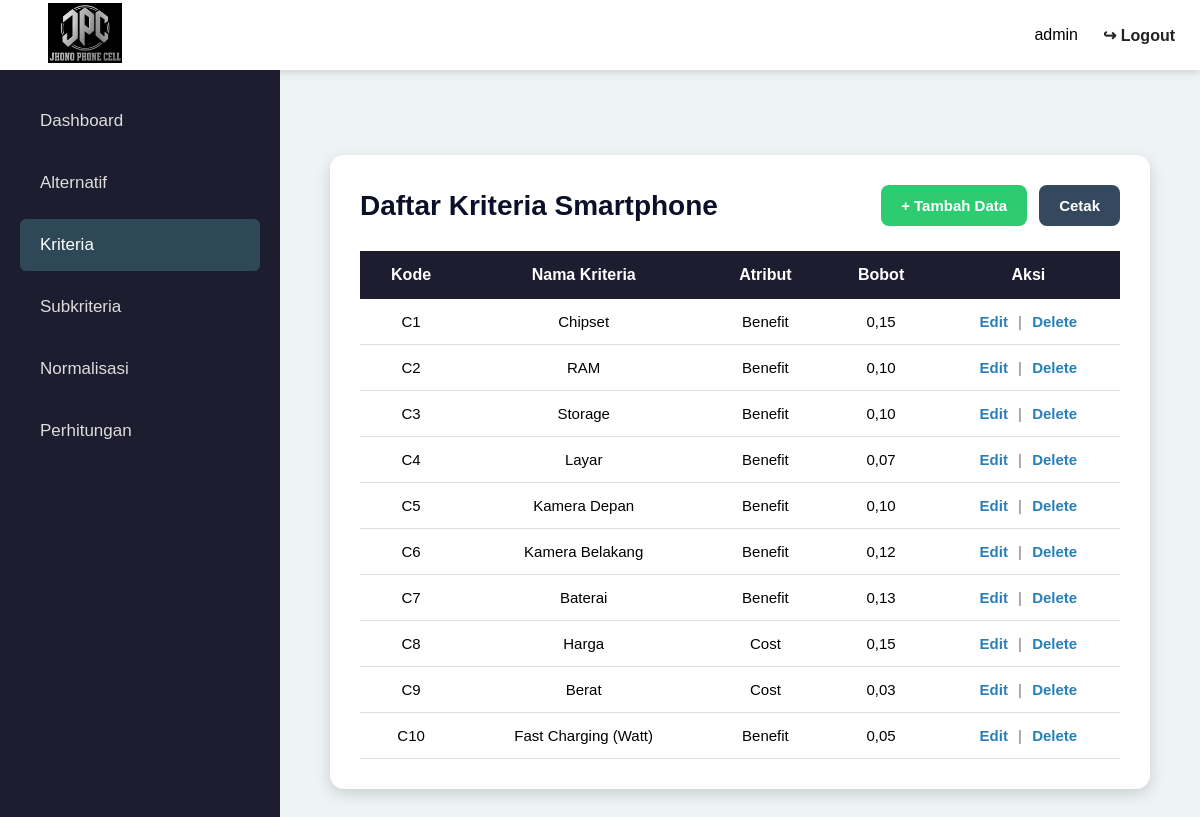
Screenshot of /kriteria.php (signed in) with the database file from the repository.
### tables this page shows
CREATE TABLE `kriteria` (
  `id_kriteria` int(11) NOT NULL,
  `kode_kriteria` varchar(10) DEFAULT NULL,
  `nama_kriteria` varchar(100) DEFAULT NULL,
  `atribut` varchar(20) DEFAULT NULL,
  `bobot` decimal(5,2) NOT NULL
);

### kriteria.php (the view, shortened to what this page needs)
<?php
include "koneksi.php";
$conn = new mysqli($host, $user, $pass, $db);
$result = $conn->query("SELECT * FROM kriteria ORDER BY id_kriteria ASC");
function formatBobot($bobot) {
    return number_format((float)$bobot, 2, ',', '');
}
?>
<!DOCTYPE html>
<html lang="id">
<head>
    <link rel="stylesheet" href="dashboard.css">
</head>
<body>
<div class="topbar">
    <div class="logo">
        <img src="logo1.jpeg" alt="Logo">
    </div>
    <div class="user-info">
        <span><?php echo $_SESSION['username']; ?></span>
        <a href="logout.php">↪ Logout</a>
    </div>
</div>
<div class="container">
    <div class="sidebar">
        <a href="index.php">Dashboard</a>
        <a href="alternatif.php">Alternatif</a>
        <a class="active" href="kriteria.php">Kriteria</a>
        <a href="subkriteria.php">Subkriteria</a>
        <a href="normalisasi.php">Normalisasi</a>
        <a href="perhitungan.php">Perhitungan</a>
    </div>
    <div class="content">
        <div class="table-box">
            <div class="table-header">
                <h2>Daftar Kriteria Smartphone</h2>
                <div class="table-action">
                    <a href="kriteria_tambah.php" class="btn-add">
                        + Tambah Data
                    </a>
                    <a href="cetak_kriteria.php" target="_blank" class="btn-print">
                        Cetak
                    </a>
                </div>
            </div>
            <table>
                <thead>
                    <tr>
                        <th>Kode</th>
                        <th>Nama Kriteria</th>
                        <th>Atribut</th>
                        <th>Bobot</th>
                        <th>Aksi</th>
                    </tr>
                </thead>
                <tbody>
                    <?php
                    if ($result && $result->num_rows > 0) {
                        while ($row = mysqli_fetch_assoc($result)) {
                    ?>
                    <tr>
                        <td><?php echo $row['kode_kriteria']; ?></td>
                        <td><?php echo $row['nama_kriteria']; ?></td>
                        <td><?php echo $row['atribut']; ?></td>
                        <td><?php echo formatBobot($row['bobot']); ?></td>
                        <td>
                            <a href="kriteria_edit.php?id=<?php echo $row['id_kriteria']; ?>" class="action-edit">
                                Edit
                            </a>
                            <span class="action-separator">|</span>
                            <a href="kriteria_hapus.php?id=<?php echo $row['id_kriteria']; ?>"
                               class="action-delete"
                               onclick="return confirm('Yakin ingin menghapus data?')">
                                Delete
                            </a>
                        </td>
                    </tr>
                    <?php
                        }
                    } else {
                    ?>
                    <tr>
                        <td colspan="5">Data kriteria belum tersedia.</td>
                    </tr>
                    <?php } ?>
                </tbody>
            </table>
        </div>
    </div>
</div>
</body>
</html>

### dashboard.css (style rules this page uses)
* { margin: 0; padding: 0; box-sizing: border-box; font-family: Arial, sans-serif; }
body { background: #eef3f5; }
.topbar { width: 100%; height: 70px; background: white; display: flex; align-items: center; justify-content: space-between; padding: 0 25px; box-shadow: 0 2px 8px rgba(0,0,0,0.15); }
.logo img { width: 120px; height: 60px; object-fit: contain; }
.user-info { display: flex; gap: 25px; align-items: center; font-size: 16px; }
.user-info a { color: #222; text-decoration: none; font-weight: bold; }
.container { display: flex; }
.sidebar { width: 280px; min-height: calc(100vh - 70px); background: #1d1d2f; padding: 25px 20px; flex-shrink: 0; }
.sidebar a { display: block; color: #ddd; text-decoration: none; padding: 16px 20px; margin-bottom: 10px; border-radius: 6px; font-size: 17px; }
.sidebar a:hover, .sidebar a.active { background: #2f4858; color: white; }
.content { width: calc(100% - 280px); padding: 50px; text-align: center; }
.table-box { background: white; margin-top: 35px; padding: 30px; border-radius: 14px; box-shadow: 0 5px 15px rgba(0,0,0,0.15); text-align: left; }
.table-header { display: flex; justify-content: space-between; align-items: center; margin-bottom: 25px; }
.table-header h2 { font-size: 28px; color: #0b1028; }
.table-action { display: flex; gap: 12px; }
.btn-add, .btn-print { display: inline-block; color: white; padding: 12px 20px; border-radius: 8px; text-decoration: none; font-weight: bold; border: none; cursor: pointer; font-size: 15px; }
.btn-add { background: #2ecc71; }
.btn-print { background: #34495e; }
table { width: 100%; border-collapse: collapse; margin-top: 10px; }
table th { background: #1d1d2f; color: white; padding: 15px; text-align: center; font-size: 16px; }
table td { padding: 14px; border-bottom: 1px solid #ddd; text-align: center; font-size: 15px; }
.action-edit { color: #2980b9; text-decoration: none; font-weight: bold; }
.action-separator { color: #777; margin: 0 6px; }
.action-delete { color: #2980b9; text-decoration: none; font-weight: bold; }

### rows the page displays
kriteria: kode_kriteria "C1", nama_kriteria "Chipset", atribut "Benefit", bobot "0,15"
kriteria: kode_kriteria "C2", nama_kriteria "RAM", atribut "Benefit", bobot "0,10"
kriteria: kode_kriteria "C3", nama_kriteria "Storage", atribut "Benefit", bobot "0,10"
kriteria: kode_kriteria "C4", nama_kriteria "Layar", atribut "Benefit", bobot "0,07"
kriteria: kode_kriteria "C5", nama_kriteria "Kamera Depan", atribut "Benefit", bobot "0,10"
kriteria: kode_kriteria "C6", nama_kriteria "Kamera Belakang", atribut "Benefit", bobot "0,12"
kriteria: kode_kriteria "C7", nama_kriteria "Baterai", atribut "Benefit", bobot "0,13"
kriteria: kode_kriteria "C8", nama_kriteria "Harga", atribut "Cost", bobot "0,15"
kriteria: kode_kriteria "C9", nama_kriteria "Berat", atribut "Cost", bobot "0,03"
kriteria: kode_kriteria "C10", nama_kriteria "Fast Charging (Watt)", atribut "Benefit", bobot "0,05"

### other values shown
$_SESSION['username'] "admin"
